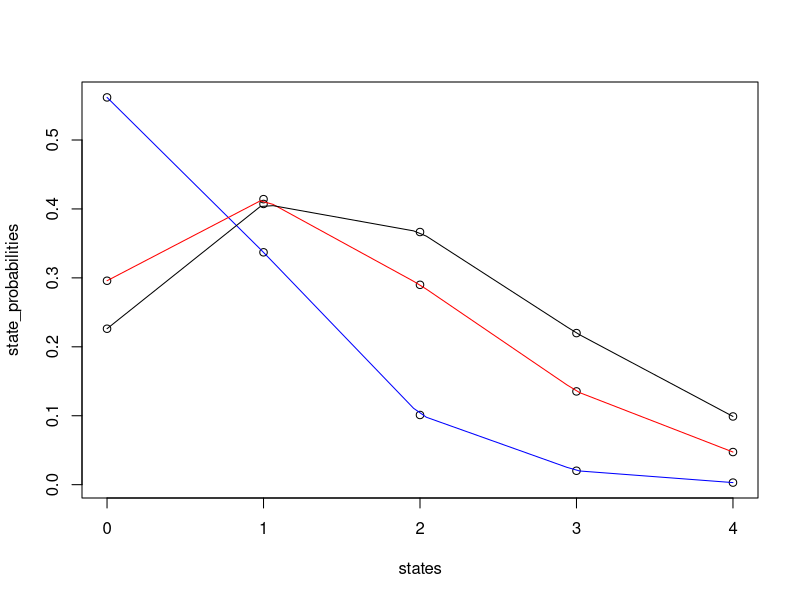

Reproduce this figure in R. (Note: this script raises an error after producing the figure.)
## ---- chunk 1
rho <- c(0.3,0.7,0.9)
n <- 2
states <- matrix(0:4, 5, 3)
## ---- chunk 2
calcStateProbabilities <- function(i, a, n) {
sum <- 0.0
for (k in 0:n) {
  sum <- sum + ((a ^ k) / factorial(k))
}
x_i <- ((a ^ i) / factorial(i)) / sum
return(x_i)
}
## ---- chunk 3
x0_a1 = calcStateProbabilities(i = 0, a = (rho[1] * n), n)
x1_a1 = calcStateProbabilities(i = 1, a = (rho[1] * n), n)
x2_a1 = calcStateProbabilities(i = 2, a = (rho[1] * n), n)
x3_a1 = calcStateProbabilities(i = 3, a = (rho[1] * n), n)
x4_a1 = calcStateProbabilities(i = 4, a = (rho[1] * n), n)
x0_a2 = calcStateProbabilities(i = 0, a = (rho[2] * n), n)
x1_a2 = calcStateProbabilities(i = 1, a = (rho[2] * n), n)
x2_a2 = calcStateProbabilities(i = 2, a = (rho[2] * n), n)
x3_a2 = calcStateProbabilities(i = 3, a = (rho[2] * n), n)
x4_a2 = calcStateProbabilities(i = 4, a = (rho[2] * n), n)
x0_a3 = calcStateProbabilities(i = 0, a = (rho[3] * n), n)
x1_a3 = calcStateProbabilities(i = 1, a = (rho[3] * n), n)
x2_a3 = calcStateProbabilities(i = 2, a = (rho[3] * n), n)
x3_a3 = calcStateProbabilities(i = 3, a = (rho[3] * n), n)
x4_a3 = calcStateProbabilities(i = 4, a = (rho[3] * n), n)
## ---- chunk 4
data <- c(
x0_a1,
x0_a2,
x0_a3,
x1_a1,
x1_a2,
x1_a3,
x2_a1,
x2_a2,
x2_a3,
x3_a1,
x3_a2,
x3_a3,
x4_a1,
x4_a2,
x4_a3
)
## ---- chunk 5
state_probabilities <- matrix(
data = data,
nrow = 5,
ncol = 3,
byrow = TRUE
)
## ---- chunk 6
plot(states, state_probabilities)
lines(approx(states[, 1], state_probabilities[, 1]), col = "blue")
lines(approx(states[, 2], state_probabilities[, 2]), col = "red")
lines(approx(states[, 3], state_probabilities[, 3]), col = "black")
## ---- chunk 7
for (j in seq_along(rho)) {
message("Current rho = ", rho[j])
message("The respective blocking probability for new customers is = ",
sum(probabilities[3:5, j]))
}
## ---- chunk 8
blocking = c(sum(probabilities[3:5, 1]),
sum(probabilities[3:5, 2]),
sum(probabilities[3:5, 3]))
plot(rho, blocking, ylab = "blocking probability", log = "y")
lines(approx(rho, blocking))
